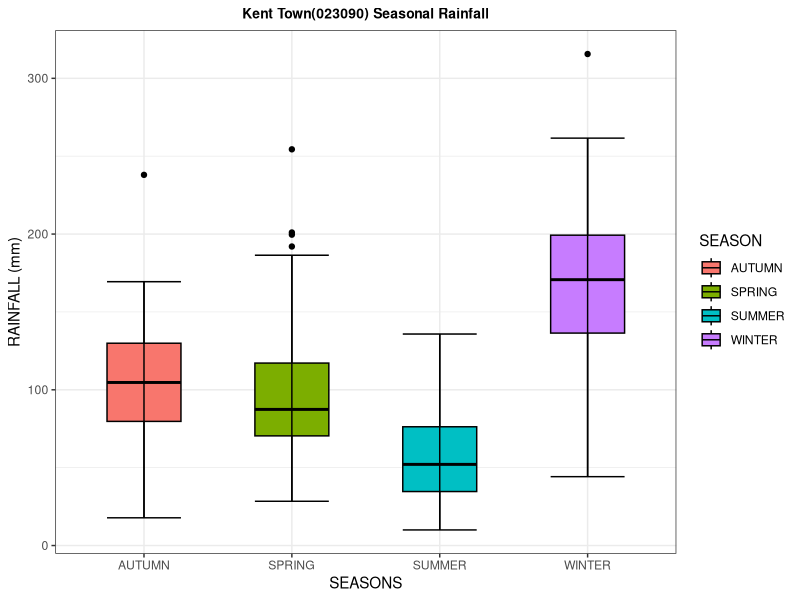
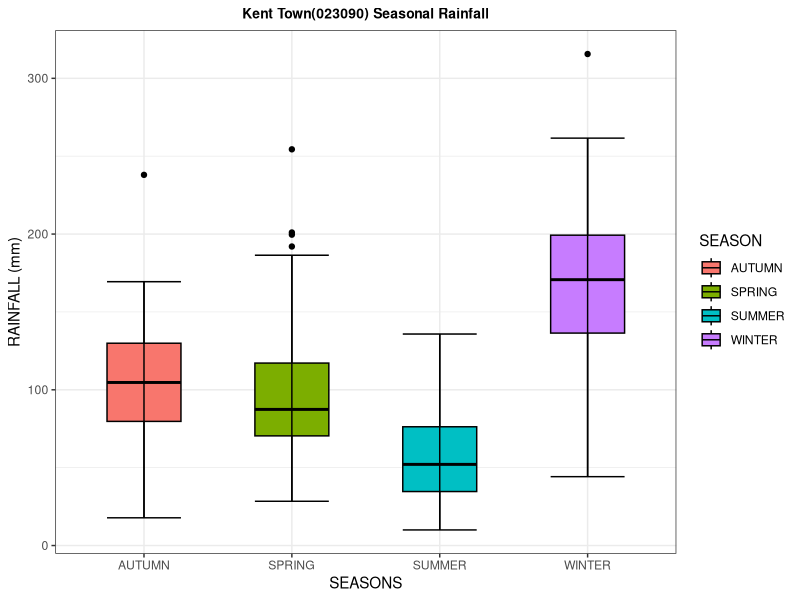

These figures' R source, in order:
# title: Engineering Data Analytics Project
# Run this code 

# Load Packages
library(tidyverse)
library(ggplot2)

# setting up the directory
setwd("C:/Users/Admin/OneDrive/Desktop/University/EDA/Project/Data files")

# To confirm the directory
getwd()

# Loading the Data
Data2 = read.csv("IDCJAC0001_023034_Seasonality.csv", na="null")

# To view the data
view(Data2)

# To check column names
names(Data2)

# Data visulaisation for Data1
Data2 %>%
  ggplot(aes(x = SEASON, y = RAINFALL.mm., fill = SEASON)) +
  geom_boxplot(width = 0.5, colour = "black") + 
  stat_boxplot(geom ="errorbar" , width = 0.5) + 
  labs(x = "SEASONS", y = "RAINFALL (mm)") + 
  labs(title = "Kent Town(023090) Seasonal Rainfall") + 
  theme_bw() +
  theme(plot.title = element_text(size = 10, face = "bold", hjust = 0.5))

# To save the plot
ggsave("Project Report 1.png", width = 7 , height = 5 )
